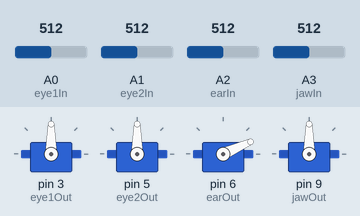
This program was run on a simulated Arduino Uno, built with avr-gcc and run on an emulated ATmega328P. Parts: 4 × servo. The test bench sets the inputs (shaded band); at power-on: A0 (eye1In) = 512, A1 (eye2In) = 512, A2 (earIn) = 512, A3 (jawIn) = 512.

Above: at 1.2 s.
1.3 s: A0 (eye1In) set to 716
At 2.5 s:
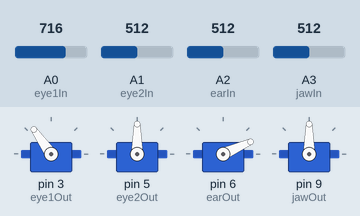
2.8 s: A1 (eye2In) set to 716
At 3.5 s:
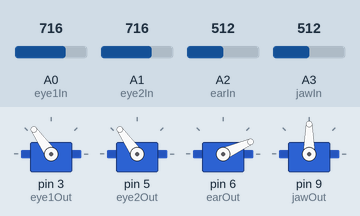
4.3 s: A2 (earIn) set to 716
At 5.5 s:
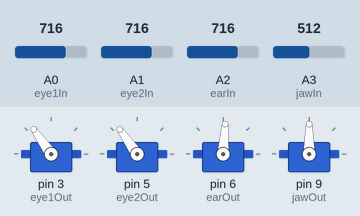
5.8 s: A3 (jawIn) set to 716
At 6.2 s:
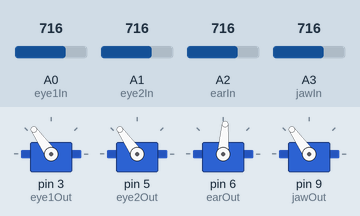
7.3 s: A0 (eye1In) set to 992
At 8.4 s:
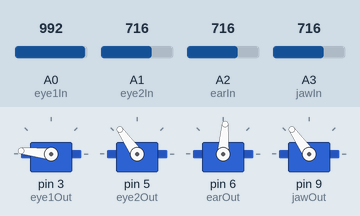
8.8 s: A1 (eye2In) set to 992
At 9.4 s:
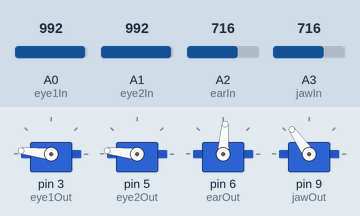
Timing chart, 0 to 11.3 s (numbered marks = the images above; inputs shaded):
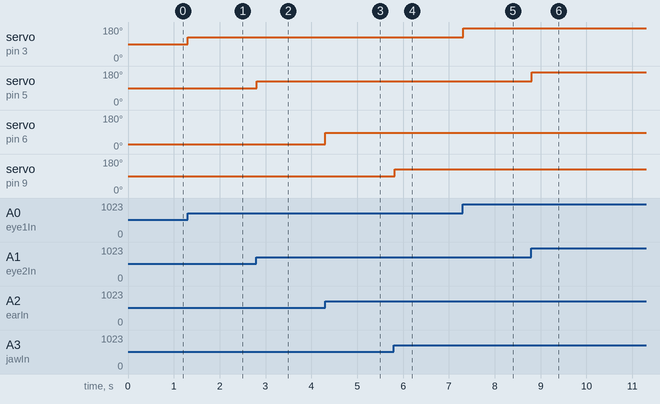

Measured:
- after the input at 1.3 s, servo on pin 3 (eye1Out): 90° → 125° at once
- after the input at 2.8 s, servo on pin 5 (eye2Out): 90° → 125° at once
- after the input at 4.3 s, servo on pin 6 (earOut): 24° → 86° at once
- after the input at 5.8 s, servo on pin 9 (jawOut): 90° → 125° at once
- after the input at 7.3 s, servo on pin 3 (eye1Out): 125° → 174° at once
- after the input at 8.8 s, servo on pin 5 (eye2Out): 125° → 174° at once

The program:

main.cpp
```cpp
#include <Arduino.h>
#include <Servo.h>


#define eye1In A0
#define eye2In A1
#define earIn A2
#define jawIn A3


Servo earOut,eye1Out,eye2Out,jawOut;  // create servo object to control a servo
// twelve servo objects can be created on most boards

int pos = 0;    // variable to store the servo position
int earVal, eye1Val, eye2Val, jawVal;

int earPositionX = 0;
int eyePositionX = 0;
int eyePositionY = 0;
int jawPosition = 0;


void setup() {
  Serial.begin(9600);

  pinMode(earIn,INPUT);
  pinMode(eye1In,INPUT);
  pinMode(eye2In,INPUT);
  pinMode(jawIn,INPUT);


  eye1Out.attach(3);
  eye2Out.attach(5);
  earOut.attach(6);// attaches the servo on pin 9 to the servo object
  jawOut.attach(9);
}


void loop() {
  earVal = analogRead(earIn);            // reads the value of the potentiometer (value between 0 and 1023)
  eye1Val = analogRead(eye1In);
  eye2Val = analogRead(eye2In);
  jawVal = analogRead(jawIn);

  earVal = map(earVal, 430, 1023, 0, 180);     // scale it to use it with the servo (value between 0 and 180)
  eye1Val = map(eye1Val, 0, 1023, 0, 180);
  eye2Val = map(eye2Val, 0, 1023, 0, 180);
  jawVal = map(jawVal,0,1023,0,180);
  // Serial.print("Eye 1: "); Serial.println(eye1Val);
  // Serial.print("Eye 2: "); Serial.println(eye2Val);
  // Serial.print("Eye 1: "); Serial.println(eye1Val);

  earOut.write(earVal);
  eye1Out.write(eye1Val);                  // sets the servo position according to the scaled value
  eye2Out.write(eye2Val);
  jawOut.write(jawVal);
  delay(15);                           // waits for the servo to get there
}
```
